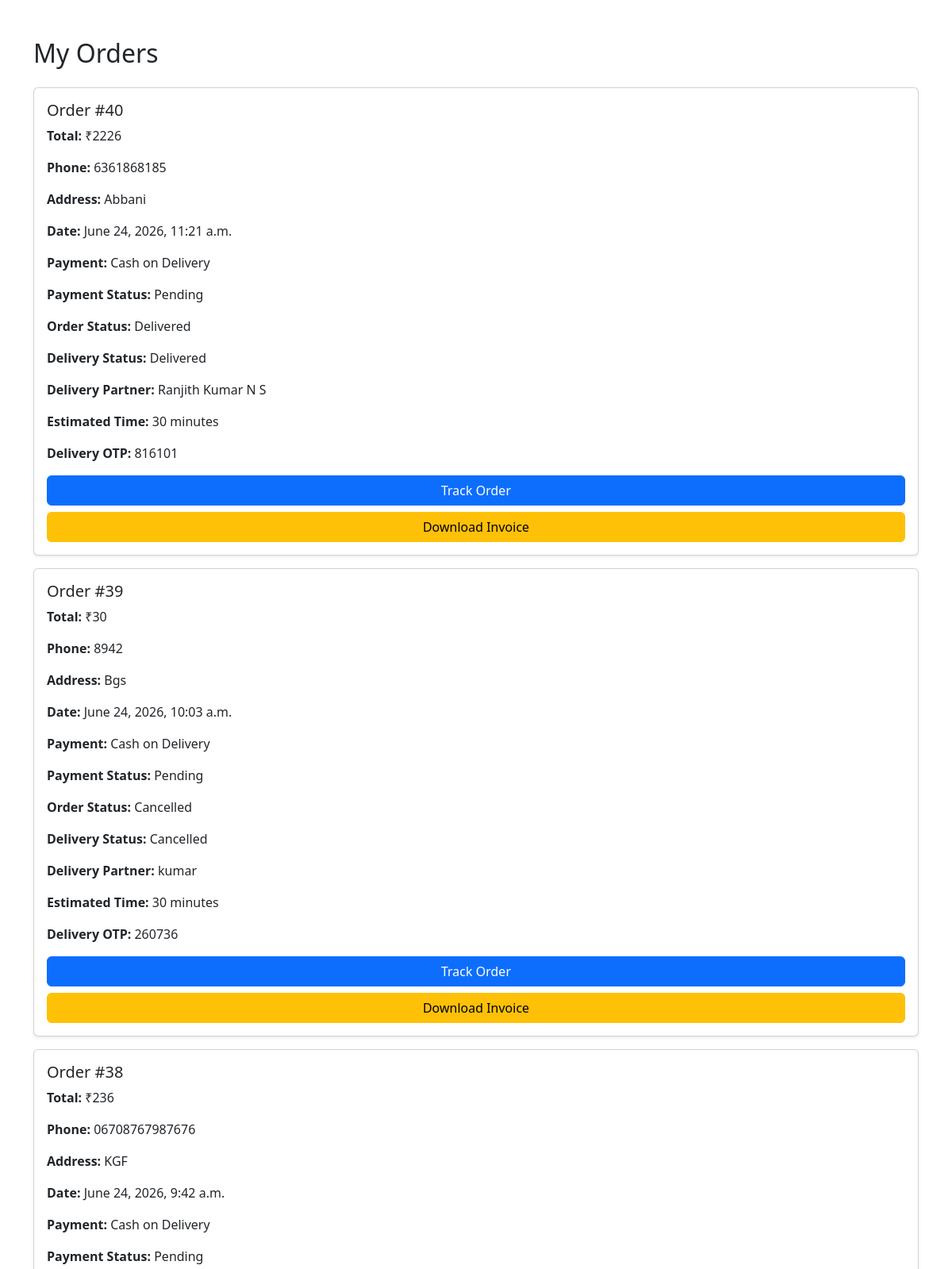
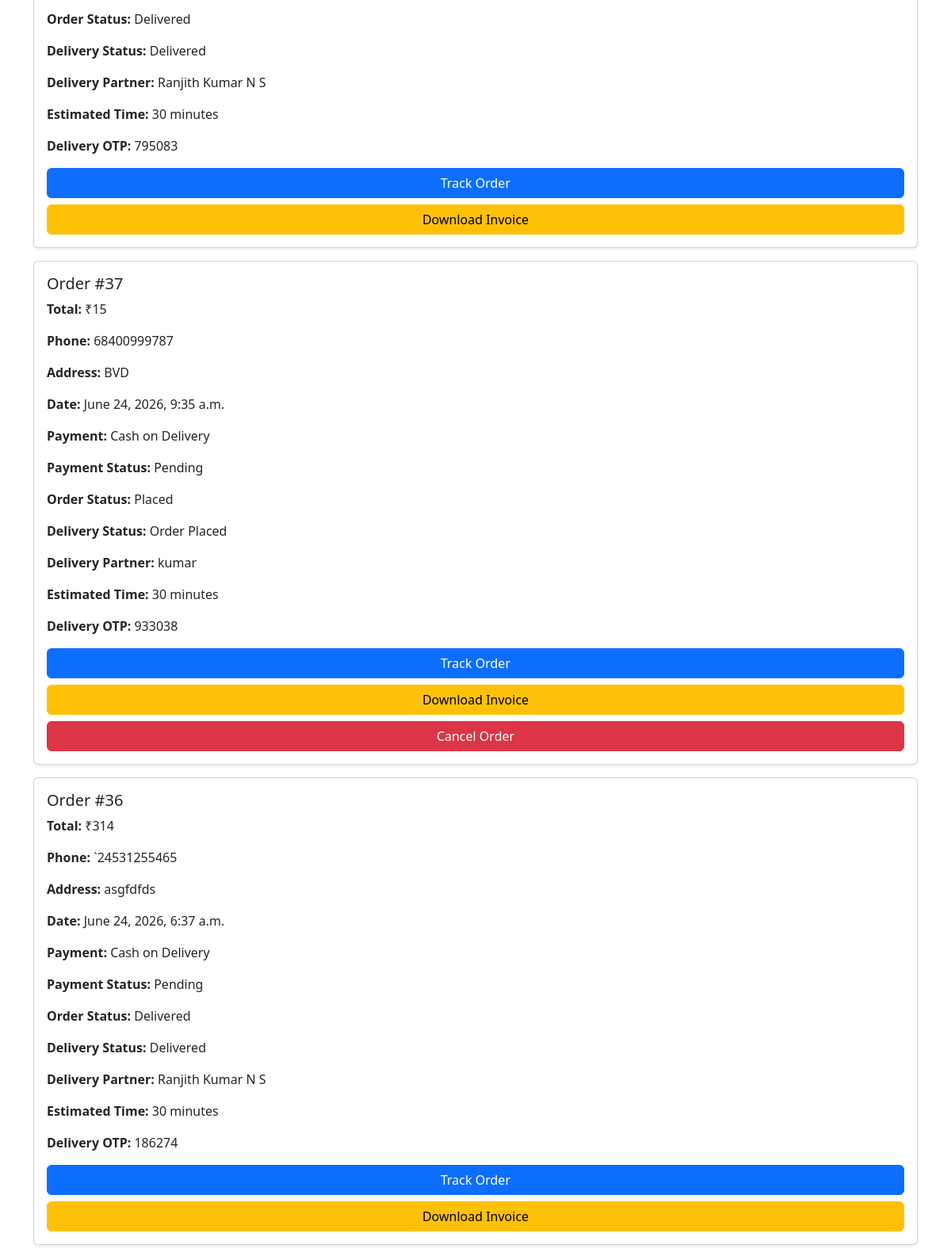
Screenshot of /orders/ (signed in, upper part) with the database file from the repository (2 pictures, top to bottom).
### store/models.py (models this page shows, shortened)
class Order(models.Model):
    user = models.ForeignKey(User, on_delete=models.CASCADE)
    total_amount = models.IntegerField()
    address = models.TextField()
    phone = models.CharField(max_length=15)
    payment_method = models.CharField(max_length=50, default="Cash on Delivery")
    payment_status = models.CharField(max_length=50, default="Pending")
    order_status = models.CharField(max_length=50, default="Placed")
    created_at = models.DateTimeField(auto_now_add=True)
    delivery_status = models.CharField(max_length=50, default="Order Placed")
    delivery_boy = models.CharField(max_length=100, default="Not Assigned")
    estimated_time = models.CharField(max_length=50, default="30 minutes")
    delivery_lat = models.FloatField(null=True, blank=True)
    delivery_lng = models.FloatField(null=True, blank=True)
    delivery_otp = models.CharField(max_length=6, blank=True)
    assigned_delivery_boy = models.ForeignKey("delivery.DeliveryBoy",on_delete=models.SET_NULL, null=True,blank=True)
    DELIVERY_STATUS = (("Order Placed", "Order Placed"),("Picked Up", "Picked Up"),("Out For Delivery", "Out For Delivery"),("Delivered", "Delivered"),)
    delivery_status = models.CharField( max_length=30,choices=DELIVERY_STATUS,default="Order Placed")

### delivery/models.py (models this page shows)
class DeliveryBoy(models.Model):
    name = models.CharField(max_length=100)
    phone = models.CharField(max_length=15)
    email = models.EmailField(unique=True)
    password = models.CharField(max_length=100)
    is_available = models.BooleanField(default=True)
    def __str__(self):
        return self.name

### store/views.py (the view)
# urls.py: path('orders/', views.orders, name='orders'),
@login_required
def orders(request):
    orders = Order.objects.filter(user=request.user).order_by("-id")
    return render(request, "orders.html", {
        "orders": orders
    })

### store/templates/orders.html (shortened to what this page needs)
<!DOCTYPE html>
<html>
<head>
    <link href="https://cdn.jsdelivr.net/npm/bootstrap@5.3.3/dist/css/bootstrap.min.css" rel="stylesheet">
</head>
<body>
<div class="container mt-5">
    <h2 class="mb-4">My Orders</h2>
    {% for order in orders %}
        <div class="card mb-3 p-3 shadow-sm">
            <h5>Order #{{ order.id }}</h5>
            <p><strong>Total:</strong> ₹{{ order.total_amount }}</p>
            <p><strong>Phone:</strong> {{ order.phone }}</p>
            <p><strong>Address:</strong> {{ order.address }}</p>
            <p><strong>Date:</strong> {{ order.created_at }}</p>
            <p><strong>Payment:</strong> {{ order.payment_method }}</p>
            <p><strong>Payment Status:</strong> {{ order.payment_status }}</p>
            <p><strong>Order Status:</strong> {{ order.order_status }}</p>
            <p><strong>Delivery Status:</strong> {{ order.delivery_status }}</p>
            <p><strong>Delivery Partner:</strong>
                {% if order.assigned_delivery_boy %}
                    {{ order.assigned_delivery_boy }}
                    {% else %}
                                Not Assigned
                            {% endif %}
                        </p>
            <p><strong>Estimated Time:</strong> {{ order.estimated_time }}</p>
            <p><strong>Delivery OTP:</strong> {{ order.delivery_otp }}</p>
            <a href="{% url 'track_order' order.id %}" class="btn btn-primary">
                Track Order
            </a>
            <a href="{% url 'download_invoice' order.id %}" class="btn btn-warning mt-2">
    Download Invoice
</a>
{% if order.delivery_status != "Delivered" and order.order_status != "Cancelled" %}
    <a href="{% url 'cancel_order' order.id %}" class="btn btn-danger mt-2">
        Cancel Order
    </a>
{% endif %}
        </div>
    {% empty %}
        <div class="alert alert-info">
            No orders yet.
        </div>
    {% endfor %}
</div>
</body>
</html>

### rows the page displays
Order: id "40", total_amount "2226", phone "6361868185", address "Abbani", created_at "June 24, 2026, 11:21 a.m.", payment_method "Cash on Delivery", payment_status "Pending", order_status "Delivered", delivery_status "Delivered", assigned_delivery_boy "Ranjith Kumar N S", estimated_time "30 minutes", delivery_otp "816101"
Order: id "39", total_amount "30", phone "8942", address "Bgs", created_at "June 24, 2026, 10:03 a.m.", payment_method "Cash on Delivery", payment_status "Pending", order_status "Cancelled", delivery_status "Cancelled", assigned_delivery_boy "kumar", estimated_time "30 minutes", delivery_otp "260736"
Order: id "38", total_amount "236", phone "06708767987676", address "KGF", created_at "June 24, 2026, 9:42 a.m.", payment_method "Cash on Delivery", payment_status "Pending", order_status "Delivered", delivery_status "Delivered", assigned_delivery_boy "Ranjith Kumar N S", estimated_time "30 minutes", delivery_otp "795083"
Order: id "37", total_amount "15", phone "68400999787", address "BVD", created_at "June 24, 2026, 9:35 a.m.", payment_method "Cash on Delivery", payment_status "Pending", order_status "Placed", delivery_status "Order Placed", assigned_delivery_boy "kumar", estimated_time "30 minutes", delivery_otp "933038", shows "Cancel Order"
Order: id "36", total_amount "314", phone "`24531255465", address "asgfdfds", created_at "June 24, 2026, 6:37 a.m.", payment_method "Cash on Delivery", payment_status "Pending", order_status "Delivered", delivery_status "Delivered", assigned_delivery_boy "Ranjith Kumar N S", estimated_time "30 minutes", delivery_otp "186274"
